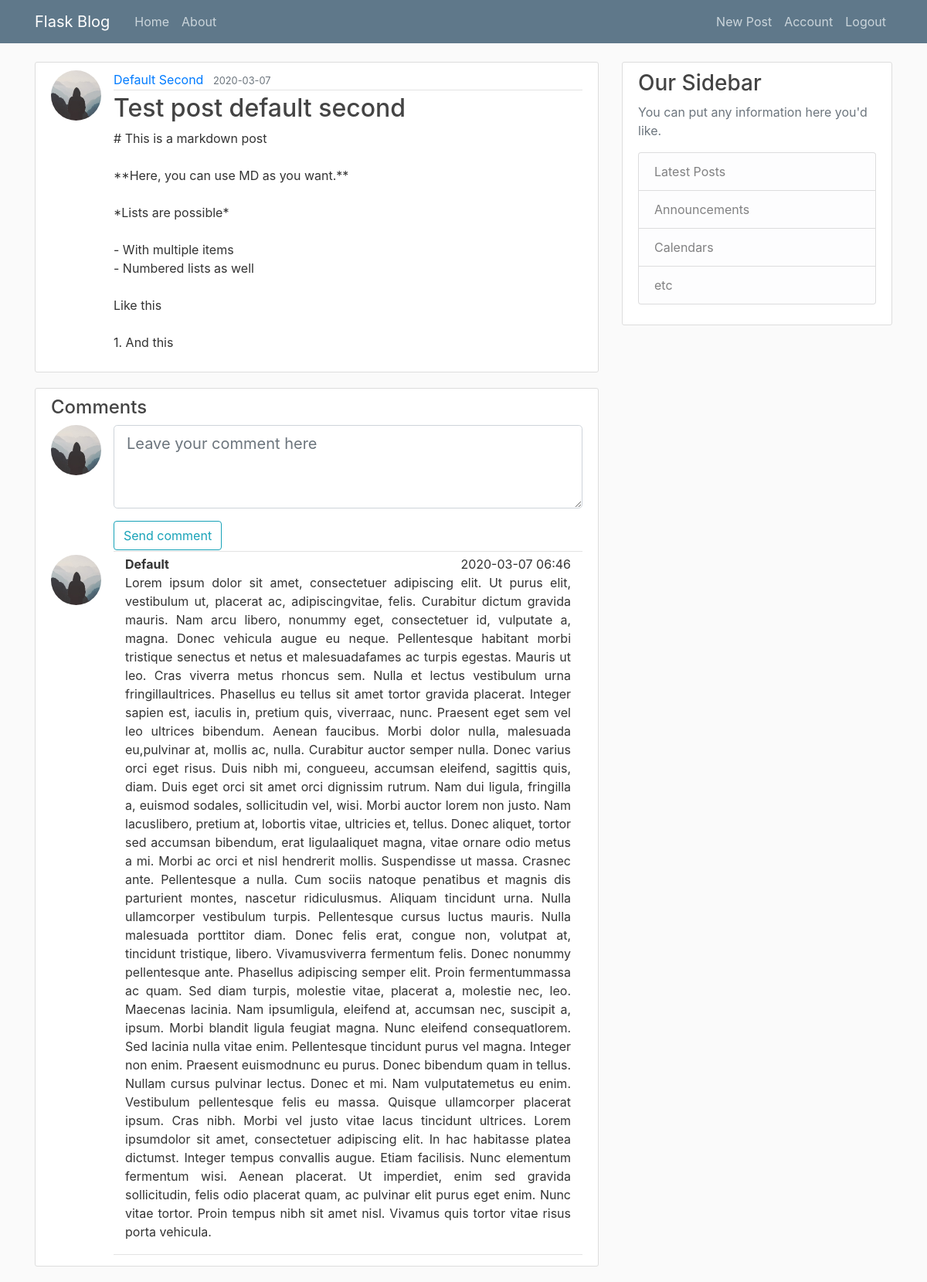
The app's page /post/2 (signed in) with its own data.
### flaskblog/models.py (models this page shows, shortened)
@dataclass
class User(db.Model, UserMixin):
    id: int
    username: str
    id = db.Column(db.Integer, primary_key=True)
    username = db.Column(db.String(20), unique=True, nullable=False)
    email = db.Column(db.String(120), unique=True, nullable=False)
    image_file = db.Column(db.String(20), nullable=False, default='default.jpg')
    password = db.Column(db.String(60), nullable=False)
    posts = db.relationship('Post', backref='author', lazy=True)

@dataclass # using dataclass you don't need to have the serialize function
class Post(db.Model):
    id: int
    title: str
    content: str
    content_type: str
    user: User
    id = db.Column(db.Integer, primary_key=True)
    title = db.Column(db.String(100), nullable=False)
    date_posted = db.Column(db.DateTime, nullable=False, default=datetime.utcnow)
    content = db.Column(db.Text, nullable=False)
    content_type = db.Column(db.String(20), nullable=False)
    user_id = db.Column(db.Integer, db.ForeignKey('user.id'), nullable=False)
    user = db.relationship(User)
    comments = db.relationship('Comment', backref='comm', lazy=True, order_by='desc(Comment.date_posted)',
                               cascade="all, delete, delete-orphan") # removes comments related to a post when a post is deleted

@dataclass
class Comment(db.Model):
    id: int
    content: str
    user: User
    id = db.Column(db.Integer, primary_key=True)
    content = db.Column(db.Text, nullable=False)
    date_posted = db.Column(db.DateTime, nullable=False, default=datetime.utcnow)
    user_id = db.Column(db.Integer, db.ForeignKey('user.id'), nullable=False)
    user = db.relationship(User)
    post_id = db.Column(db.Integer, db.ForeignKey('post.id'), nullable=False)
    post = db.relationship(Post)

### flaskblog/routes.py (the view, shortened to what this page needs)
@app.route("/post/<int:post_id>", methods=['GET', 'POST'])
def post(post_id):
    post = Post.query.get_or_404(post_id)
    form = CommentForm()
    return render_template('post.html', title=post.title, post=post, form=form)

### flaskblog/forms.py
class CommentForm(FlaskForm):
    content = TextAreaField('Content', validators=[DataRequired()])
    submit = SubmitField('Send comment')

### flaskblog/__init__.py (called while the page is built, shortened)
def _fk_pragma_on_connect(dbapi_con, con_record):
    dbapi_con.execute('pragma foreign_keys=ON')

@app.before_request
def before():
    if not request.remote_addr.startswith('127.0.0') and not request.remote_addr.startswith('129.16.'):
        print('DENIED:', request.remote_addr, request.headers)
        abort(403)  # forbidden

@app.after_request
def add_header(r):
    r.headers["Cache-Control"] = "no-cache, no-store, must-revalidate"
    r.headers["Pragma"] = "no-cache"
    r.headers["Expires"] = "0"
    r.headers['Cache-Control'] = 'public, max-age=0'
    return r

### flaskblog/models.py (called while the page is built)
@login_manager.user_loader
def load_user(user_id):
    return User.query.get(int(user_id))

### flaskblog/templates/post.html (shortened to what this page needs)
{% extends "layout.html" %}
{% block content %}
  <article class="media content-section">
    <img class="rounded-circle article-img" src="{{ url_for('static', filename='profile_pics/' + post.author.image_file) }}">
    <div class="media-body">
      <div class="article-metadata">
        <a class="mr-2" href="#">{{ post.author.username }}</a>
        <small class="text-muted">{{ post.date_posted.strftime('%Y-%m-%d') }}</small>
      </div>
      <h2 class="article-title">{{ post.title }}</h2>
      {% if post.content_type == 'plain' %}
      <p class="article-content">{{ post.content }}</p>
      {% elif post.content_type == 'html' %}
      <p class="article-content">{{ post.content | safe }}</p>
      {% elif post.content_type == 'markdown' %}
      <p class="article-content">{{ post.content | markdown }}</p>
      {% endif  %}
    </div>
  </article>
  <div class="content-section">
    <h4>Comments</h4>
    {% if current_user.is_authenticated %}
    <div class="media">
      <img class="rounded-circle article-img" src="{{ url_for('static', filename='profile_pics/' + post.author.image_file) }}">
      <div class="media-body">
        <form method="POST" action="">
          <div class="article-metadata">
            <div class="form-group">
                  {% if form.content.errors %}
                      {{ form.content(class="form-control form-control-lg is-invalid", rows="3", placeholder="Leave your comment here") }}
                      <div class="invalid-feedback">
                          {% for error in form.content.errors %}
                              <span>{{ error }}</span>
                          {% endfor %}
                      </div>
                  {% else %}
                      {{ form.content(class="form-control form-control-lg", rows="3", placeholder="Leave your comment here") }}
                  {% endif %}
              </div>
            {{ form.submit(class="btn btn-outline-info") }}
          </div>
        </form>
      </div>
    </div>
    {% else %}
    <div class="container">
      <div class="row">
        <div class="col-12"><p class="text-center"><b>You need to be logged in to be able to comment.</b></p></div>
      </div>
    </div>
    {% endif %}
    {% for comment in post.comments %}
      <div class="media">
        <img class="rounded-circle article-img" src="{{ url_for('static', filename='profile_pics/' + post.author.image_file) }}">
        <div class="media-body">
          <div class="article-metadata">
            <div class="container">
              <div class="row">
                <div class="col-6"><b>{{ comment.user.username }}</b></div>
                <div class="col-6" style="text-align: right">{{ comment.date_posted.strftime('%Y-%m-%d %H:%M') }}</div>
              </div>
              <div class="row">
                <div class="col-sm"><p class="text-justify">{{ comment.content }}</p></div>
              </div>
            </div>
          </div>
        </div>
      </div>
    {% endfor %}
  </div>
{% endblock content %}

### flaskblog/templates/layout.html (shortened to what this page needs)
<!DOCTYPE html>
<html>
<head>
    <link rel="stylesheet" href="https://maxcdn.bootstrapcdn.com/bootstrap/4.0.0/css/bootstrap.min.css">
    <link rel="stylesheet" type="text/css" href="{{ url_for('static', filename='main.css') }}">
</head>
<body>
    <header class="site-header">
      <nav class="navbar navbar-expand-md navbar-dark bg-steel fixed-top">
        <div class="container">
          <a class="navbar-brand mr-4" href="/">Flask Blog</a>
          <div class="collapse navbar-collapse" id="navbarToggle">
            <div class="navbar-nav mr-auto">
              <a class="nav-item nav-link" href="{{ url_for('home') }}">Home</a>
              <a class="nav-item nav-link" href="{{ url_for('about') }}">About</a>
            </div>
            <div class="navbar-nav">
              {% if current_user.is_authenticated %}
                <a class="nav-item nav-link" href="{{ url_for('new_post') }}">New Post</a>
                <a class="nav-item nav-link" href="{{ url_for('account') }}">Account</a>
                <a class="nav-item nav-link" href="{{ url_for('logout') }}">Logout</a>
              {% else %}
                <a class="nav-item nav-link" href="{{ url_for('login') }}">Login</a>
                <a class="nav-item nav-link" href="{{ url_for('register') }}">Register</a>
              {% endif %}
            </div>
          </div>
        </div>
      </nav>
    </header>
    <main role="main" class="container">
      <div class="row">
        <div class="col-md-8">
          {% block content %}{% endblock %}
        </div>
        <div class="col-md-4">
          <div class="content-section">
            <h3>Our Sidebar</h3>
            <p class='text-muted'>You can put any information here you'd like.
              <ul class="list-group">
                <li class="list-group-item list-group-item-light">Latest Posts</li>
                <li class="list-group-item list-group-item-light">Announcements</li>
                <li class="list-group-item list-group-item-light">Calendars</li>
                <li class="list-group-item list-group-item-light">etc</li>
              </ul>
            </p>
          </div>
        </div>
      </div>
    </main>
</body>
</html>

### flaskblog/static/main.css (style rules this page uses)
body { background: #fafafa; color: #333333; margin-top: 5rem; }
h1, h2, h3, h4, h5, h6 { color: #444444; }
.bg-steel { background-color: #5f788a; }
.site-header .navbar-nav .nav-link { color: #cbd5db; }
.content-section { background: #ffffff; padding: 10px 20px; border: 1px solid #dddddd; border-radius: 3px; margin-bottom: 20px; }
.article-title { color: #444444; }
.article-content { white-space: pre-line; }
.article-img { height: 65px; width: 65px; margin-right: 16px; }
.article-metadata { padding-bottom: 1px; margin-bottom: 4px; border-bottom: 1px solid #e3e3e3 }

### records on screen
User: image_file (placeholder picture), author.username "Default Second"
Post: date_posted "2020-03-07", title "Test post default second", content "# This is a markdown post **Here, you can use MD as you want.** *Lists are possible* - With multiple items - Numbered lists as well Like this 1. And this"
Comment: image_file (placeholder picture), user.username "Default", date_posted "2020-03-07 06:46", content "Lorem ipsum dolor sit amet, consectetuer adipiscing elit. Ut purus elit, vestibulum ut, placerat ac, adipiscingvitae, felis. Curabitur dictum gravida mauris. Nam arcu libero, nonummy eget, consectetuer id, vulputate a, magna. Donec vehicula augue eu neque. Pellentesque habitant morbi tristique senectus et netus et malesuadafames ac turpis egestas. Mauris ut leo. Cras viverra metus rhoncus sem. Nulla et lectus vestibulum urna fringillaultrices. Phasellus eu tellus sit amet tortor gravida placerat. Integer sapien est, iaculis in, pretium quis, viverraac, nunc. Praesent eget sem vel leo ultrices bibendum. Aenean faucibus. Morbi dolor nulla, malesuada eu,pulvinar at, mollis ac, nulla. Curabitur…"
